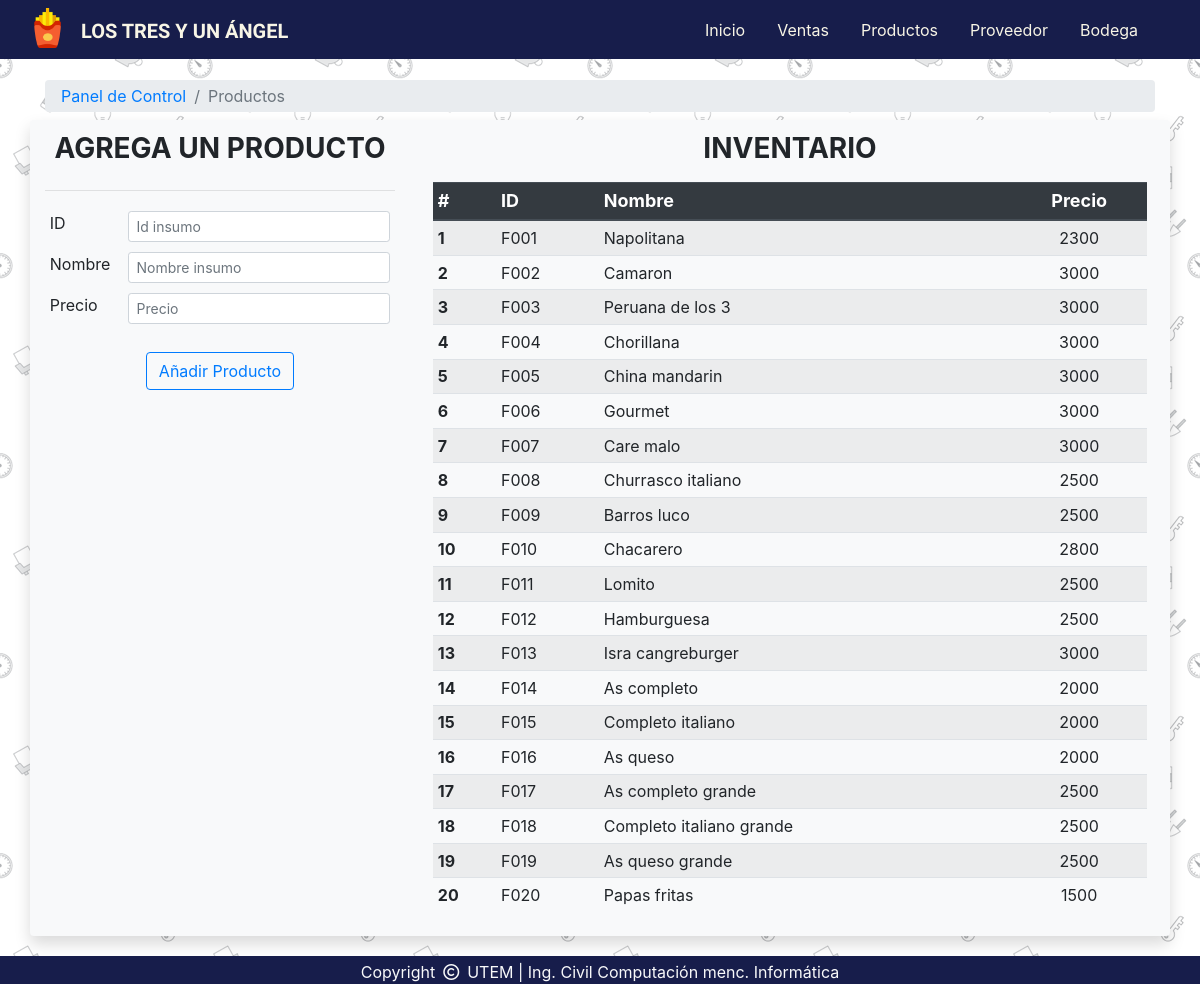
Page /views/dynamics/productos.php on the committed database.
### tables this page shows
CREATE TABLE `producto_final` (
  `ID_PRODUCTO_FI` varchar(30) NOT NULL,
  `NOMBRE` varchar(30) NOT NULL,
  `PRECIO` int NOT NULL,
  `RUT_LOCAL_` varchar(30) NOT NULL,
  `ID_TIPOPRODUCTO` varchar(30) NOT NULL,
  PRIMARY KEY (`ID_PRODUCTO_FI`),
  KEY `RUT_LOCAL_` (`RUT_LOCAL_`),
  KEY `ID_TIPOPRODUCTO` (`ID_TIPOPRODUCTO`),
  CONSTRAINT `producto_final_ibfk_1` FOREIGN KEY (`RUT_LOCAL_`) REFERENCES `local_` (`RUT`),
  CONSTRAINT `producto_final_ibfk_2` FOREIGN KEY (`ID_TIPOPRODUCTO`) REFERENCES `tipo_producto` (`ID_TIPOPRODUCTO`)
);

### views/dynamics/productos.php (the view, shortened to what this page needs)
<?php include('../static/header.php');
    include_once '../conection/conexionBD.php';
    $productos_sql = 'SELECT * FROM producto_final';
    $conexion = $mybd -> prepare($productos_sql);
    $conexion->execute();
    $productos = $conexion->fetchAll();
?>
    <div class="container my-2">
        <nav aria-label="breadcrumb">
            <ol class="breadcrumb py-1 my-1">
                <li class="breadcrumb-item"><a href="inicio.php">Panel de Control</a></li>
                <li class="breadcrumb-item active" aria-current="page">Productos</li>
            </ol>
        </nav>
    </div>
    <div class="container bg-light rounded shadow">
        <div class="row">
            <div class="col-lg-4">
                <div class="row d-flex justify-content-center my-1 pt-2">
                    <h3 class="text-center text-uppercase font-weight-bold">agrega un producto</h3>
                </div>
                <hr>
                <form method="POST" class="form-group">
                    <table class="table table-sm table-borderless">
                        <tr>
                            <td>ID</td>
                            <td><input type="text" class="form-control form-control-sm" placeholder="Id insumo" name="id"></td>
                        </tr>
                        <tr>
                            <td>Nombre</td>
                            <td><input type="text" class="form-control form-control-sm" placeholder="Nombre insumo" name="nombre"></td>
                        </tr>
                        <tr>
                            <td>Precio</td>
                            <td><input type="number" class="form-control form-control-sm" placeholder="Precio" name="precio"></td>
                        </tr>
                    </table>
                    <div class="row d-flex justify-content-center">
                        <button class="btn btn-outline-primary my-2" id="agregarProducto">Añadir Producto</button>
                    </div>
                </form>
            </div>
            <div class="col-lg-8">
                <div class="row d-flex justify-content-center my-1 pt-2">
                    <h3 class="text-center text-uppercase font-weight-bold">inventario</h3>
                </div>
                <div class="row d-flex justify-content-center mx-2 my-2">
                    <table class="datosBodega table table-striped table-sm">
                        <thead class="thead-dark">
                            <tr class="table-dark text-dark" style="font-size: 18px;">
                                <th scope="col">#</th>
                                <th scope="col">ID</th>
                                <th scope="col">Nombre</th>
                                <th scope="col" class="text-center">Precio</th>
                            </tr>
                        </thead>
                        <?php
                        $cont = 1;
                        foreach($productos as $producto): ?>
                        <tr>
                            <th scope="row"><?php echo $cont++?></th>
                            <td><?php echo $producto['ID_PRODUCTO_FI']; ?></td>
                            <td><?php echo $producto['NOMBRE']; ?></td>
                            <td class="text-center"><?php echo $producto['PRECIO']; ?></td>
                        </tr>
                        <?php endforeach ?>
                    </table>
                </div>
            </div>
        </div>
    </div>
    <br><br>
<?php include('../static/footer.php') ?>

### css/estilos.css (style rules this page uses)
:root { --blueDark: #171d4b; --turquoise: #2ed3c6; --turquoiseDark: #00a196; --whiteDiamond: #f8f5e6; --gris: #607d8b; --grisLight: #b0bec5; --greenMoney: #00d600; --redSwan: #ff0000; --yellow: #fff500; }
.body-portada { background: url("../img/doodles.png"); }

### rows in the picture
producto_final: ID_PRODUCTO_FI "F001", NOMBRE "Napolitana", PRECIO "2300"
producto_final: ID_PRODUCTO_FI "F002", NOMBRE "Camaron", PRECIO "3000"
producto_final: ID_PRODUCTO_FI "F003", NOMBRE "Peruana de los 3", PRECIO "3000"
producto_final: ID_PRODUCTO_FI "F004", NOMBRE "Chorillana", PRECIO "3000"
producto_final: ID_PRODUCTO_FI "F005", NOMBRE "China mandarin", PRECIO "3000"
producto_final: ID_PRODUCTO_FI "F006", NOMBRE "Gourmet", PRECIO "3000"
producto_final: ID_PRODUCTO_FI "F007", NOMBRE "Care malo", PRECIO "3000"
producto_final: ID_PRODUCTO_FI "F008", NOMBRE "Churrasco italiano", PRECIO "2500"
producto_final: ID_PRODUCTO_FI "F009", NOMBRE "Barros luco", PRECIO "2500"
producto_final: ID_PRODUCTO_FI "F010", NOMBRE "Chacarero", PRECIO "2800"
producto_final: ID_PRODUCTO_FI "F011", NOMBRE "Lomito", PRECIO "2500"
producto_final: ID_PRODUCTO_FI "F012", NOMBRE "Hamburguesa", PRECIO "2500"
producto_final: ID_PRODUCTO_FI "F013", NOMBRE "Isra cangreburger", PRECIO "3000"
producto_final: ID_PRODUCTO_FI "F014", NOMBRE "As completo", PRECIO "2000"
producto_final: ID_PRODUCTO_FI "F015", NOMBRE "Completo italiano", PRECIO "2000"
producto_final: ID_PRODUCTO_FI "F016", NOMBRE "As queso", PRECIO "2000"
producto_final: ID_PRODUCTO_FI "F017", NOMBRE "As completo grande", PRECIO "2500"
producto_final: ID_PRODUCTO_FI "F018", NOMBRE "Completo italiano grande", PRECIO "2500"
producto_final: ID_PRODUCTO_FI "F019", NOMBRE "As queso grande", PRECIO "2500"
producto_final: ID_PRODUCTO_FI "F020", NOMBRE "Papas fritas", PRECIO "1500"
